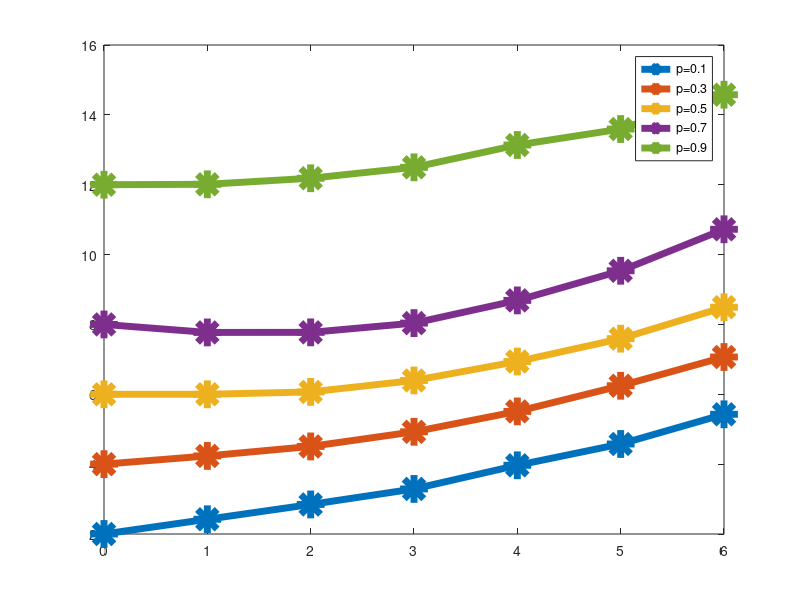
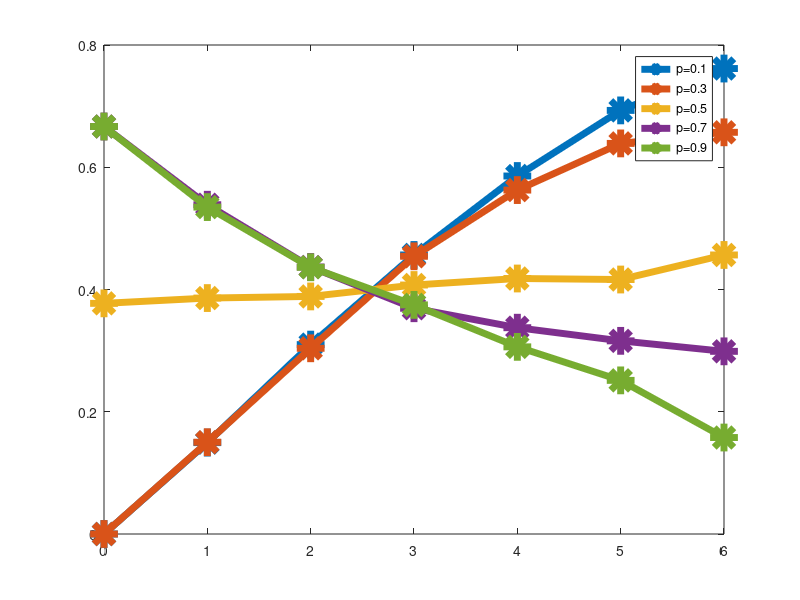
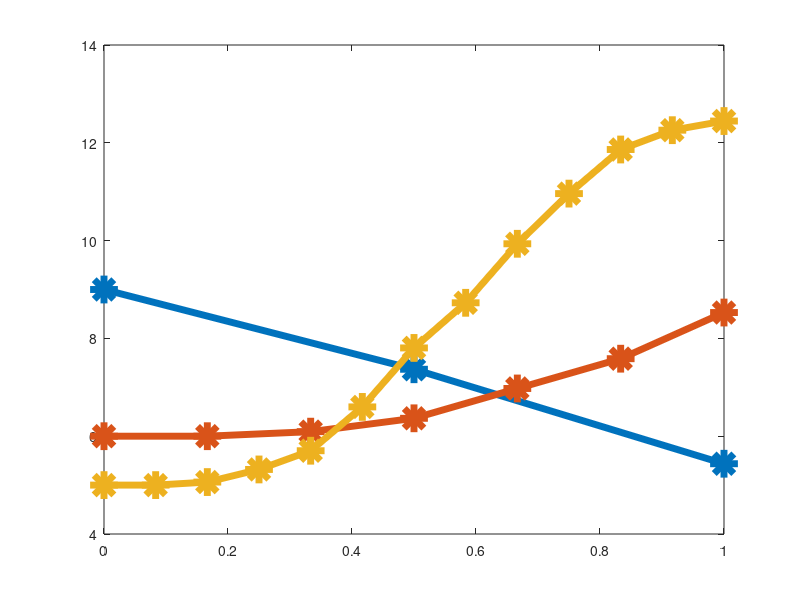
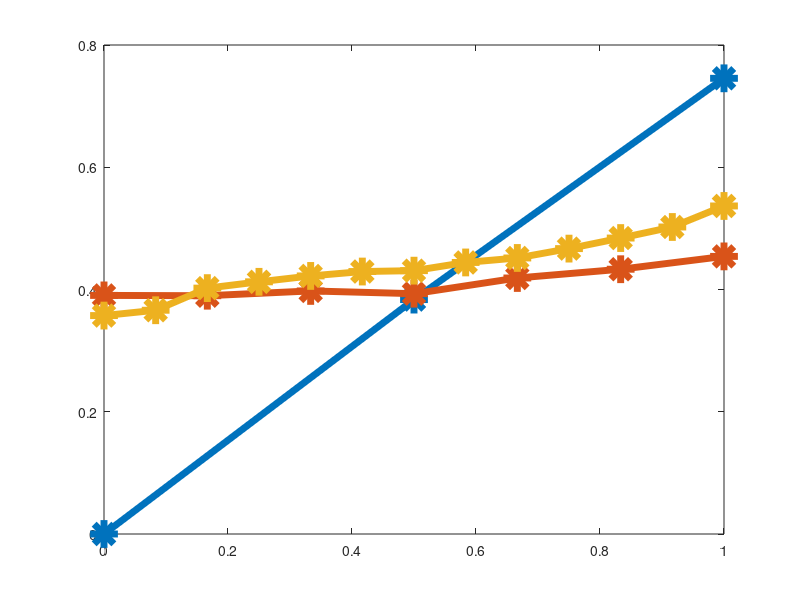

Here is the MATLAB script that generated these plots, in order:
% Figure_6_Generate.m
% Generates Figure 6 from Barendregt et al., 2022.
clear
% Load performance data for different transition rate priors:
load('bin_struct_fixed_size_data.mat')
% Plot average convergence speeds (Fig. 6B):
figure
plot(0:max_edges,flip(mean(N_samples,3)),'-*','linewidth',5,'markersize',20)
legend({'p=0.1','p=0.3','p=0.5','p=0.7','p=0.9'})
% Plot average L1 errors (Fig. 6C):
figure
plot(0:max_edges,flip(mean(L1_err,3)),'-*','linewidth',5,'markersize',20)
legend({'p=0.1','p=0.3','p=0.5','p=0.7','p=0.9'})
% Load performance data for different state space sizes:
load('bin_struct_network_size.mat')
f1 = figure; f2 = figure;
for i = 1:length(bin_struct_data)
    p_miss = linspace(0,1,i*(i+1)+1);
    N_samples = flip(mean(bin_struct_data(i).N_samples,2));
    % Plot average convergence speeds (Fig. 6D):
    figure(f1);
    plot(p_miss,N_samples,'-*','linewidth',5,'markersize',20); hold on
    err = flip(mean(bin_struct_data(i).L1_err,2));
    % Plot average L1 errors (Fig. 6E):
    figure(f2);
    plot(p_miss,err,'-*','linewidth',5,'markersize',20); hold on
end